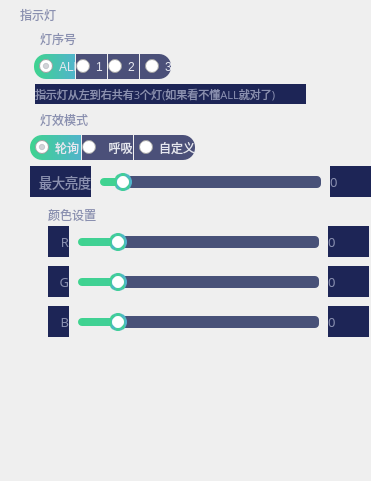
        <widget class="QGroupBox" name="ctrl_rgb_sleep_setting_groupBox_2">
         <property name="geometry">
          <rect>
           <x>350</x>
           <y>30</y>
           <width>371</width>
           <height>481</height>
          </rect>
         </property>
         <property name="styleSheet">
          <string notr="true">QGroupBox {
    border: none; /* 移除边框 */
	color:rgb(138, 144, 176);
}
QGroupBox::title {
	margin-top: 8px;
	margin-left: 18px;
}</string>
         </property>
         <property name="title">
          <string>指示灯</string>
         </property>
         <widget class="QLabel" name="ctrl_knob_label_feedback_7">
          <property name="geometry">
           <rect>
            <x>532</x>
            <y>26</y>
            <width>31</width>
            <height>31</height>
           </rect>
          </property>
          <property name="font">
           <font>
            <family>黑体</family>
            <pointsize>10</pointsize>
           </font>
          </property>
          <property name="styleSheet">
           <string notr="true">background:rgb(29, 37, 86);
color:rgb(138, 144, 176);</string>
          </property>
          <property name="text">
           <string/>
          </property>
          <property name="alignment">
           <set>Qt::AlignmentFlag::AlignCenter</set>
          </property>
         </widget>
         <widget class="QGroupBox" name="groupBox_14">
          <property name="geometry">
           <rect>
            <x>20</x>
            <y>105</y>
            <width>191</width>
            <height>71</height>
           </rect>
          </property>
          <property name="styleSheet">
           <string notr="true">QGroupBox {
    border: none; /* 移除边框 */
	color:rgb(138, 144, 176);
}
QGroupBox::title {
	margin-top: 8px;
	margin-left: 18px;
}</string>
          </property>
          <property name="title">
           <string>灯效模式</string>
          </property>
          <widget class="QRadioButton" name="ctrl_RGB_indicate_mode_switch_1">
           <property name="geometry">
            <rect>
             <x>10</x>
             <y>30</y>
             <width>51</width>
             <height>25</height>
            </rect>
           </property>
           <property name="styleSheet">
            <string notr="true">QRadioButton {
color: rgb(230, 232, 240);
border-top-left-radius: 12px;
border-bottom-left-radius: 12px;
padding-left: 5px;
text-align: center;
}
QRadioButton::unchecked {
background-color: rgba(75, 80, 121,1);
}
QRadioButton::checked {
background:qlineargradient(x1:0, y1:1, x2:1, y2:1, stop:0 #3fd38f, stop:1 #50b4cb);
border: none;
}
QRadioButton::indicator {
image: none;
width: 0px;
height: 0px;
}</string>
           </property>
           <property name="text">
            <string>轮询</string>
           </property>
           <property name="checked">
            <bool>true</bool>
           </property>
          </widget>
          <widget class="QRadioButton" name="ctrl_RGB_indicate_mode_switch_2">
           <property name="geometry">
            <rect>
             <x>62</x>
             <y>30</y>
             <width>51</width>
             <height>25</height>
            </rect>
           </property>
           <property name="styleSheet">
            <string notr="true">QRadioButton {
color: rgb(230, 232, 240);
text-align: center;
}
QRadioButton::unchecked {
background-color: rgba(75, 80, 121,1);
}
QRadioButton::checked {
background:qlineargradient(x1:0, y1:1, x2:1, y2:1, stop:0 #3fd38f, stop:1 #50b4cb);
border: none;
}
QRadioButton::indicator {
image: none;
width: 0px;
height: 0px;
}</string>
           </property>
           <property name="text">
            <string>  呼吸</string>
           </property>
           <property name="checked">
            <bool>false</bool>
           </property>
          </widget>
          <widget class="QRadioButton" name="ctrl_RGB_indicate_mode_switch_3">
           <property name="geometry">
            <rect>
             <x>114</x>
             <y>30</y>
             <width>61</width>
             <height>25</height>
            </rect>
           </property>
           <property name="styleSheet">
            <string notr="true">QRadioButton {
color: rgb(230, 232, 240);
border-top-right-radius: 12px;
border-bottom-right-radius: 12px;
padding-left: 5px;
}
QRadioButton::unchecked {
background-color: rgba(75, 80, 121,1);
}
QRadioButton::checked {
background:qlineargradient(x1:0, y1:1, x2:1, y2:1, stop:0 #3fd38f, stop:1 #50b4cb);
border: none;
}
QRadioButton::indicator {
image: none;
width: 0px;
height: 0px;
}</string>
           </property>
           <property name="text">
            <string>自定义</string>
           </property>
          </widget>
         </widget>
         <widget class="QGroupBox" name="ctrl_RGB_indicate_groupBox">
          <property name="geometry">
           <rect>
            <x>28</x>
            <y>200</y>
            <width>341</width>
            <height>141</height>
           </rect>
          </property>
          <property name="styleSheet">
           <string notr="true">QGroupBox {
    border: none; /* 移除边框 */
	color:rgb(138, 144, 176);
}
QGroupBox::title {
	margin-top: 8px;
	margin-left: 18px;
}</string>
          </property>
          <property name="title">
           <string>颜色设置</string>
          </property>
          <widget class="QLabel" name="ctrl_RGB_indicate_label_color_r">
           <property name="geometry">
            <rect>
             <x>20</x>
             <y>26</y>
             <width>21</width>
             <height>31</height>
            </rect>
           </property>
           <property name="font">
            <font>
             <family>黑体</family>
             <pointsize>10</pointsize>
            </font>
           </property>
           <property name="styleSheet">
            <string notr="true">background:rgb(29, 37, 86);
color:rgb(138, 144, 176);</string>
           </property>
           <property name="text">
            <string>R</string>
           </property>
           <property name="alignment">
            <set>Qt::AlignmentFlag::AlignRight|Qt::AlignmentFlag::AlignTrailing|Qt::AlignmentFlag::AlignVCenter</set>
           </property>
          </widget>
          <widget class="QSlider" name="ctrl_RGB_indicate_horizontalSlider_color_r">
           <property name="geometry">
            <rect>
             <x>50</x>
             <y>31</y>
             <width>241</width>
             <height>22</height>
            </rect>
           </property>
           <property name="styleSheet">
            <string notr="true">QSlider
{
    background:rgba(0,0,0,0);
    border-style: outset;
    border-radius: 3px;
}

QSlider::groove:horizontal
{
    height: 8px;
background:qlineargradient(x1:0, y1:1, x2:1, y2:1, stop:0 #3fd38f, stop:1 #50b4cb);
    margin: 2px 0;
border-radius:4px;
}
QSlider::handle:horizontal
{
    background: #fff;
    width: 12px;
    height: 12px;
    margin: -5px 6px -5px 6px;
    border-radius:9px;
    border: 3px solid qlineargradient(x1:0, y1:1, x2:1, y2:1, stop:0 #3fd38f, stop:1 #50b4cb);
}
QSlider::add-page:horizontal
{
    height: 8px;
background: rgb(72,81,120);
border-radius:4px;
}</string>
           </property>
           <property name="maximum">
            <number>255</number>
           </property>
           <property name="value">
            <number>30</number>
           </property>
           <property name="orientation">
            <enum>Qt::Orientation::Horizontal</enum>
           </property>
          </widget>
          <widget class="QLabel" name="ctrl_RGB_indicate_label_color_r_value">
           <property name="geometry">
            <rect>
             <x>300</x>
             <y>26</y>
             <width>41</width>
             <height>31</height>
            </rect>
           </property>
           <property name="font">
            <font>
             <family>黑体</family>
             <pointsize>10</pointsize>
            </font>
           </property>
           <property name="styleSheet">
            <string notr="true">background:rgb(29, 37, 86);
color:rgb(138, 144, 176);</string>
           </property>
           <property name="text">
            <string>0</string>
           </property>
           <property name="alignment">
            <set>Qt::AlignmentFlag::AlignLeading|Qt::AlignmentFlag::AlignLeft|Qt::AlignmentFlag::AlignVCenter</set>
           </property>
          </widget>
          <widget class="QSlider" name="ctrl_RGB_indicate_horizontalSlider_color_g">
           <property name="geometry">
            <rect>
             <x>50</x>
             <y>71</y>
             <width>241</width>
             <height>22</height>
            </rect>
           </property>
           <property name="styleSheet">
            <string notr="true">QSlider
{
    background:rgba(0,0,0,0);
    border-style: outset;
    border-radius: 3px;
}

QSlider::groove:horizontal
{
    height: 8px;
background:qlineargradient(x1:0, y1:1, x2:1, y2:1, stop:0 #3fd38f, stop:1 #50b4cb);
    margin: 2px 0;
border-radius:4px;
}
QSlider::handle:horizontal
{
    background: #fff;
    width: 12px;
    height: 12px;
    margin: -5px 6px -5px 6px;
    border-radius:9px;
    border: 3px solid qlineargradient(x1:0, y1:1, x2:1, y2:1, stop:0 #3fd38f, stop:1 #50b4cb);
}
QSlider::add-page:horizontal
{
    height: 8px;
background: rgb(72,81,120);
border-radius:4px;
}</string>
           </property>
           <property name="maximum">
            <number>255</number>
           </property>
           <property name="value">
            <number>30</number>
           </property>
           <property name="orientation">
            <enum>Qt::Orientation::Horizontal</enum>
           </property>
          </widget>
          <widget class="QLabel" name="ctrl_RGB_indicate_label_color_g_value">
           <property name="geometry">
            <rect>
             <x>300</x>
             <y>66</y>
             <width>41</width>
             <height>31</height>
            </rect>
           </property>
           <property name="font">
            <font>
             <family>黑体</family>
             <pointsize>10</pointsize>
            </font>
           </property>
           <property name="styleSheet">
            <string notr="true">background:rgb(29, 37, 86);
color:rgb(138, 144, 176);</string>
           </property>
           <property name="text">
            <string>0</string>
           </property>
           <property name="alignment">
            <set>Qt::AlignmentFlag::AlignLeading|Qt::AlignmentFlag::AlignLeft|Qt::AlignmentFlag::AlignVCenter</set>
           </property>
          </widget>
          <widget class="QLabel" name="ctrl_RGB_indicate_label_color_r_2">
           <property name="geometry">
            <rect>
             <x>20</x>
             <y>66</y>
             <width>21</width>
             <height>31</height>
            </rect>
           </property>
           <property name="font">
            <font>
             <family>黑体</family>
             <pointsize>10</pointsize>
            </font>
           </property>
           <property name="styleSheet">
            <string notr="true">background:rgb(29, 37, 86);
color:rgb(138, 144, 176);</string>
           </property>
           <property name="text">
            <string>G</string>
           </property>
           <property name="alignment">
            <set>Qt::AlignmentFlag::AlignRight|Qt::AlignmentFlag::AlignTrailing|Qt::AlignmentFlag::AlignVCenter</set>
           </property>
          </widget>
          <widget class="QSlider" name="ctrl_RGB_indicate_horizontalSlider_color_b">
           <property name="geometry">
            <rect>
             <x>50</x>
             <y>111</y>
             <width>241</width>
             <height>22</height>
            </rect>
           </property>
           <property name="styleSheet">
            <string notr="true">QSlider
{
    background:rgba(0,0,0,0);
    border-style: outset;
    border-radius: 3px;
}

QSlider::groove:horizontal
{
    height: 8px;
background:qlineargradient(x1:0, y1:1, x2:1, y2:1, stop:0 #3fd38f, stop:1 #50b4cb);
    margin: 2px 0;
border-radius:4px;
}
QSlider::handle:horizontal
{
    background: #fff;
    width: 12px;
    height: 12px;
    margin: -5px 6px -5px 6px;
    border-radius:9px;
    border: 3px solid qlineargradient(x1:0, y1:1, x2:1, y2:1, stop:0 #3fd38f, stop:1 #50b4cb);
}
QSlider::add-page:horizontal
{
    height: 8px;
background: rgb(72,81,120);
border-radius:4px;
}</string>
           </property>
           <property name="maximum">
            <number>255</number>
           </property>
           <property name="value">
            <number>30</number>
           </property>
           <property name="orientation">
            <enum>Qt::Orientation::Horizontal</enum>
           </property>
          </widget>
          <widget class="QLabel" name="ctrl_RGB_indicate_label_color_b_value">
           <property name="geometry">
            <rect>
             <x>300</x>
             <y>106</y>
             <width>41</width>
             <height>31</height>
            </rect>
           </property>
           <property name="font">
            <font>
             <family>黑体</family>
             <pointsize>10</pointsize>
            </font>
           </property>
           <property name="styleSheet">
            <string notr="true">background:rgb(29, 37, 86);
color:rgb(138, 144, 176);</string>
           </property>
           <property name="text">
            <string>0</string>
           </property>
           <property name="alignment">
            <set>Qt::AlignmentFlag::AlignLeading|Qt::AlignmentFlag::AlignLeft|Qt::AlignmentFlag::AlignVCenter</set>
           </property>
          </widget>
          <widget class="QLabel" name="ctrl_RGB_indicate_label_color_b">
           <property name="geometry">
            <rect>
             <x>20</x>
             <y>106</y>
             <width>21</width>
             <height>31</height>
            </rect>
           </property>
           <property name="font">
            <font>
             <family>黑体</family>
             <pointsize>10</pointsize>
            </font>
           </property>
           <property name="styleSheet">
            <string notr="true">background:rgb(29, 37, 86);
color:rgb(138, 144, 176);</string>
           </property>
           <property name="text">
            <string>B</string>
           </property>
           <property name="alignment">
            <set>Qt::AlignmentFlag::AlignRight|Qt::AlignmentFlag::AlignTrailing|Qt::AlignmentFlag::AlignVCenter</set>
           </property>
          </widget>
         </widget>
         <widget class="QLabel" name="ctrl_RGB_indicate_label_color_l_value">
          <property name="geometry">
           <rect>
            <x>330</x>
            <y>166</y>
            <width>41</width>
            <height>31</height>
           </rect>
          </property>
          <property name="font">
           <font>
            <family>黑体</family>
            <pointsize>10</pointsize>
           </font>
          </property>
          <property name="styleSheet">
           <string notr="true">background:rgb(29, 37, 86);
color:rgb(138, 144, 176);</string>
          </property>
          <property name="text">
           <string>0</string>
          </property>
          <property name="alignment">
           <set>Qt::AlignmentFlag::AlignLeading|Qt::AlignmentFlag::AlignLeft|Qt::AlignmentFlag::AlignVCenter</set>
          </property>
         </widget>
         <widget class="QSlider" name="ctrl_RGB_indicate_horizontalSlider_color_l">
          <property name="geometry">
           <rect>
            <x>100</x>
            <y>171</y>
            <width>221</width>
            <height>22</height>
           </rect>
          </property>
          <property name="styleSheet">
           <string notr="true">QSlider
{
    background:rgba(0,0,0,0);
    border-style: outset;
    border-radius: 3px;
}

QSlider::groove:horizontal
{
    height: 8px;
background:qlineargradient(x1:0, y1:1, x2:1, y2:1, stop:0 #3fd38f, stop:1 #50b4cb);
    margin: 2px 0;
border-radius:4px;
}
QSlider::handle:horizontal
{
    background: #fff;
    width: 12px;
    height: 12px;
    margin: -5px 6px -5px 6px;
    border-radius:9px;
    border: 3px solid qlineargradient(x1:0, y1:1, x2:1, y2:1, stop:0 #3fd38f, stop:1 #50b4cb);
}
QSlider::add-page:horizontal
{
    height: 8px;
background: rgb(72,81,120);
border-radius:4px;
}</string>
          </property>
          <property name="maximum">
           <number>100</number>
          </property>
          <property name="value">
           <number>4</number>
          </property>
          <property name="orientation">
           <enum>Qt::Orientation::Horizontal</enum>
          </property>
         </widget>
         <widget class="QLabel" name="ctrl_RGB_indicate_label_color_l">
          <property name="geometry">
           <rect>
            <x>30</x>
            <y>166</y>
            <width>61</width>
            <height>31</height>
           </rect>
          </property>
          <property name="font">
           <font>
            <family>黑体</family>
            <pointsize>10</pointsize>
           </font>
          </property>
          <property name="styleSheet">
           <string notr="true">background:rgb(29, 37, 86);
color:rgb(138, 144, 176);</string>
          </property>
          <property name="text">
           <string>最大亮度</string>
          </property>
          <property name="alignment">
           <set>Qt::AlignmentFlag::AlignRight|Qt::AlignmentFlag::AlignTrailing|Qt::AlignmentFlag::AlignVCenter</set>
          </property>
         </widget>
         <widget class="QGroupBox" name="ctrl_RGB_indicate_groupBox_2">
          <property name="geometry">
           <rect>
            <x>20</x>
            <y>24</y>
            <width>301</width>
            <height>81</height>
           </rect>
          </property>
          <property name="styleSheet">
           <string notr="true">QGroupBox {
    border: none; /* 移除边框 */
	color:rgb(138, 144, 176);
}
QGroupBox::title {
	margin-top: 8px;
	margin-left: 18px;
}</string>
          </property>
          <property name="title">
           <string>灯序号</string>
          </property>
          <widget class="QRadioButton" name="ctrl_RGB_indicate_lindex_mode_switch_1">
           <property name="geometry">
            <rect>
             <x>14</x>
             <y>30</y>
             <width>41</width>
             <height>25</height>
            </rect>
           </property>
           <property name="styleSheet">
            <string notr="true">QRadioButton {
color: rgb(230, 232, 240);
border-top-left-radius: 12px;
border-bottom-left-radius: 12px;
padding-left: 5px;
text-align: center;
}
QRadioButton::unchecked {
background-color: rgba(75, 80, 121,1);
}
QRadioButton::checked {
background:qlineargradient(x1:0, y1:1, x2:1, y2:1, stop:0 #3fd38f, stop:1 #50b4cb);
border: none;
}
QRadioButton::indicator {
image: none;
width: 0px;
height: 0px;
}</string>
           </property>
           <property name="text">
            <string>ALL</string>
           </property>
           <property name="checked">
            <bool>true</bool>
           </property>
          </widget>
          <widget class="QRadioButton" name="ctrl_RGB_indicate_lindex_mode_switch_2">
           <property name="geometry">
            <rect>
             <x>56</x>
             <y>30</y>
             <width>31</width>
             <height>25</height>
            </rect>
           </property>
           <property name="styleSheet">
            <string notr="true">QRadioButton {
color: rgb(230, 232, 240);
text-align: center;
}
QRadioButton::unchecked {
background-color: rgba(75, 80, 121,1);
}
QRadioButton::checked {
background:qlineargradient(x1:0, y1:1, x2:1, y2:1, stop:0 #3fd38f, stop:1 #50b4cb);
border: none;
}
QRadioButton::indicator {
image: none;
width: 0px;
height: 0px;
}</string>
           </property>
           <property name="text">
            <string>1</string>
           </property>
           <property name="checked">
            <bool>false</bool>
           </property>
          </widget>
          <widget class="QRadioButton" name="ctrl_RGB_indicate_lindex_mode_switch_4">
           <property name="geometry">
            <rect>
             <x>120</x>
             <y>30</y>
             <width>31</width>
             <height>25</height>
            </rect>
           </property>
           <property name="styleSheet">
            <string notr="true">QRadioButton {
color: rgb(230, 232, 240);
border-top-right-radius: 12px;
border-bottom-right-radius: 12px;
padding-left: 5px;
}
QRadioButton::unchecked {
background-color: rgba(75, 80, 121,1);
}
QRadioButton::checked {
background:qlineargradient(x1:0, y1:1, x2:1, y2:1, stop:0 #3fd38f, stop:1 #50b4cb);
border: none;
}
QRadioButton::indicator {
image: none;
width: 0px;
height: 0px;
}</string>
           </property>
           <property name="text">
            <string>3</string>
           </property>
          </widget>
          <widget class="QRadioButton" name="ctrl_RGB_indicate_lindex_mode_switch_3">
           <property name="geometry">
            <rect>
             <x>88</x>
             <y>30</y>
             <width>31</width>
             <height>25</height>
            </rect>
           </property>
           <property name="styleSheet">
            <string notr="true">QRadioButton {
color: rgb(230, 232, 240);
text-align: center;
}
QRadioButton::unchecked {
background-color: rgba(75, 80, 121,1);
}
QRadioButton::checked {
background:qlineargradient(x1:0, y1:1, x2:1, y2:1, stop:0 #3fd38f, stop:1 #50b4cb);
border: none;
}
QRadioButton::indicator {
image: none;
width: 0px;
height: 0px;
}</string>
           </property>
           <property name="text">
            <string>2</string>
           </property>
           <property name="checked">
            <bool>false</bool>
           </property>
          </widget>
          <widget class="QLabel" name="label_18">
           <property name="geometry">
            <rect>
             <x>15</x>
             <y>60</y>
             <width>271</width>
             <height>20</height>
            </rect>
           </property>
           <property name="font">
            <font>
             <family>黑体</family>
             <pointsize>8</pointsize>
            </font>
           </property>
           <property name="styleSheet">
            <string notr="true">background:rgb(29, 37, 86);
color:rgb(138, 144, 176);</string>
           </property>
           <property name="text">
            <string>指示灯从左到右共有3个灯(如果看不懂ALL就对了)</string>
           </property>
           <property name="alignment">
            <set>Qt::AlignmentFlag::AlignLeading|Qt::AlignmentFlag::AlignLeft|Qt::AlignmentFlag::AlignVCenter</set>
           </property>
          </widget>
         </widget>
        </widget>
